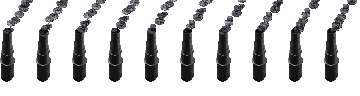
#> input picture mods/cameo/bits/ra/raweapsmoke.png, 360 x 96 px, given in place of zap_native.png, which was not available
$ python bake_d2k_overlay_zap.py ../mods/cameo/bits/ra/raweapsmoke.png
#> lines starting #> are read from the running program, lines starting #| are printed output that depends on the picture; after the words box and inside, x2 and y2 are one past the last pixel; in counts of white or black regions, pixels touching at a corner belong together; pictures that were not available may be replaced by others from this repository, and a replacement may not be noted
from PIL import Image
from PIL.PngImagePlugin import PngInfo
import numpy as np, sys

NATIVE=r"C:\temp\zap_native.png"
OUT=r"C:\Users\Blackrobe\repo\Cameo-mod\mods\cameo\bits\d2k\power_atreides_zaps.png"
N=10; SCALE=1.5
WRITE="--write" in sys.argv

im=Image.open(NATIVE).convert("RGBA"); W,H=im.size; fw=W//N; fh=H
#> further down, im is the input picture: PIL image 360x96 RGBA; mean R, G, B, A 10.6, 10.7, 11.1, 59.4
#> after `W, H = im.size`: W = 360; H = 96
#> after `fw = W // N`: fw = 36
#> after `fh = H`: fh = 96
arr=np.asarray(im).astype(np.int32)
frames=[arr[:, i*fw:(i+1)*fw,:].copy() for i in range(N)]
#> frames = 10 items

# GLOW MASK: keep teal/cyan energy only. Drop tan shell (R-dominant), brown (dark),
# green player-color slots (low blue). Teal = blue prominent + bright + not red-led.
def glowmask(f):
    R,G,B,A=f[:,:,0],f[:,:,1],f[:,:,2],f[:,:,3]
    return (A>0)&(B>R+15)&(G>R)&(B>80)

trimmed=[]; kept=[]
for f in frames:
    m=glowmask(f)
    g=f.copy(); g[~m,3]=0
    trimmed.append(g.astype(np.uint8)); kept.append(int(m.sum()))
#> this loop made 10 passes
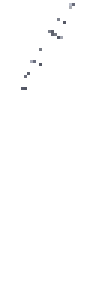
#> g: shape (96, 36, 4) int32 (shown 3 times larger); mean of channels 0, 1, 2, 3 10.4, 10.5, 11, 1.2; transparent parts drawn white
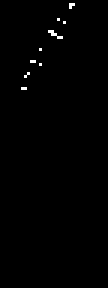
#> m: shape (96, 36) bool (shown 3 times larger); 0.55% white in thin lines or dots, all inside (x1, y1, x2, y2) = (7, 1, 25, 30)
#> after the loop, kept = [22, 22, 24, 20, 25, 24, 20, 19, 16, 19]; trimmed = 10 items
print("kept glow px per frame:", kept)
#| kept glow px per frame: [22, 22, 24, 20, 25, 24, 20, 19, 16, 19]

# uniform 1.5x nearest (same cell/offset as the tuned 7,-2 full-overlay version)
sW,sH=round(fw*SCALE),round(fh*SCALE)
#> sW = 54; sH = 144
scaled=[np.asarray(Image.fromarray(t,"RGBA").resize((sW,sH),Image.NEAREST)) for t in trimmed]
#> scaled = 10 items

def up(a,k): return np.kron(a,np.ones((k,k,1),dtype=a.dtype))
def over(s,bg):
#> called with bg = 150
    base=np.full((sH,sW,3),bg,np.float64); a=s[:,:,3:4]/255.0
    return (s[:,:,:3]*a+base*(1-a)).astype(np.uint8)
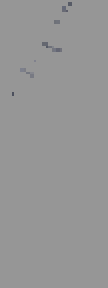
#> returned value: shape (144, 54, 3) (shown 2 times larger); mean of channels 0, 1, 2 149.7, 149.7, 149.8; drawn as R, G, B
def strip(bg):
    ps=[up(over(scaled[i],bg),4) for i in range(5)]  # 5 active frames
#> in over (call 2), `base = np.full((sH, sW, 3), bg, np.float64)`: base: shape (144, 54, 3) float64; every value is 150
#> ps = 5 items
    H2,W2=ps[0].shape[:2]; c=np.full((H2,5*(W2+2),3),bg,np.uint8)
#> after `H2, W2 = ps[0].shape[:2]`: H2 = 576; W2 = 216
#> after `c = np.full((H2, 5 * (W2 + 2), 3), bg, np.uint8)`: c: shape (576, 1090, 3); every value is 150
    for j,p in enumerate(ps): c[:,j*(W2+2):j*(W2+2)+W2]=p
#> this loop made 5 passes
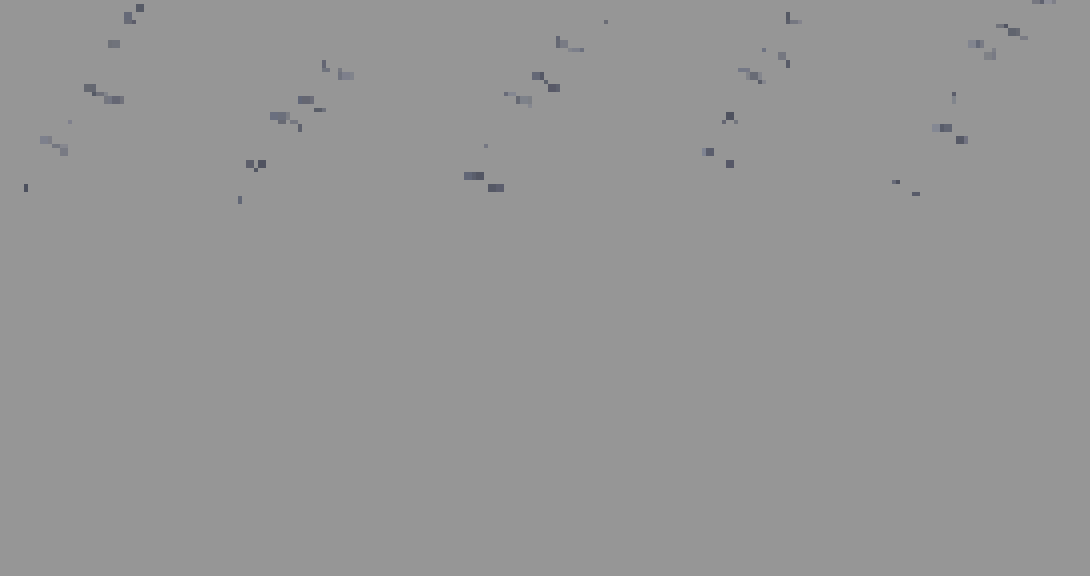
#> c: shape (576, 1090, 3); mean of channels 0, 1, 2 149.7, 149.7, 149.8; drawn as R, G, B
    return c
Image.fromarray(np.vstack([strip(150),strip(60)]),"RGB").save(r"C:\temp\glow_preview.png")
#> call 2 of strip, with bg = 60
#> in over (call 6), `base = np.full((sH, sW, 3), bg, np.float64)`: base: shape (144, 54, 3) float64; every value is 60
#> in up (call 6), `def up(a,k): return np.kron(a,np.ones((k,k,1),dtype=a.dtype))`:
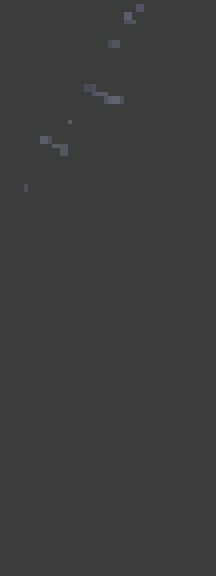
#> returned value: shape (576, 216, 3); mean of channels 0, 1, 2 60.2, 60.2, 60.3; drawn as R, G, B
#> in strip (call 2), `c = np.full((H2, 5 * (W2 + 2), 3), bg, np.uint8)`: c: shape (576, 1090, 3); every value is 60
#> the loop in strip (call 2), `for j,p in enumerate(ps): c[:,j*(W2+2):j*(W2+2)+W2]=p` made 5 passes
#> after the loop in strip (call 2), `for j,p in enumerate(ps): c[:,j*(W2+2):j*(W2+2)+W2]=p`:
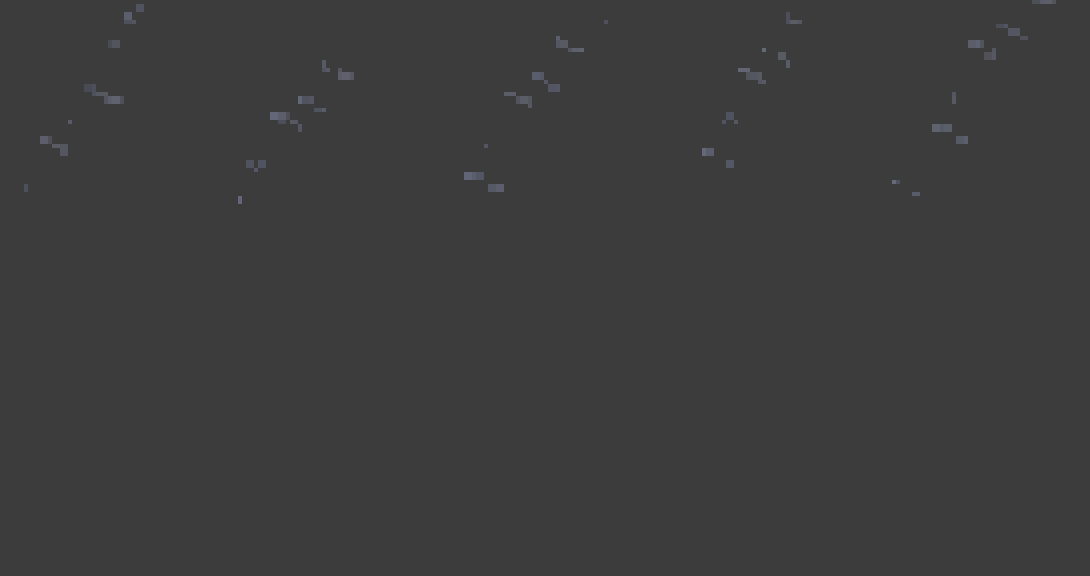
#> c: shape (576, 1090, 3); mean of channels 0, 1, 2 60.2, 60.2, 60.3; drawn as R, G, B
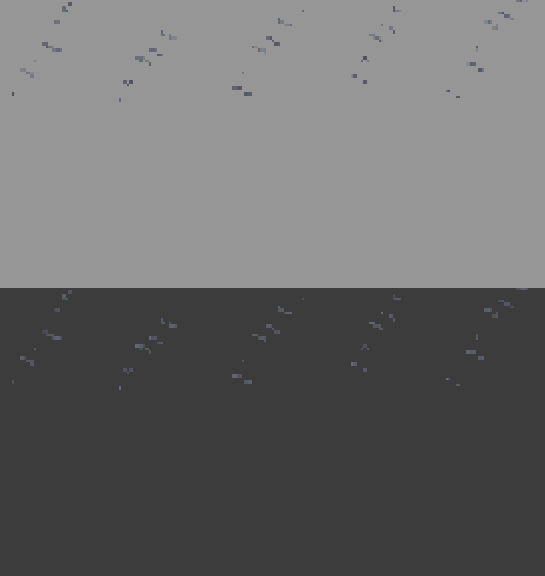
#> saved as glow_preview.png: PIL image 1090x1152 RGB (shown at 1/2 size); mean R, G, B 104.9, 105, 105

if WRITE:
    sheet=np.zeros((sH,sW*N,4),dtype=np.uint8)
    for i,s in enumerate(scaled): sheet[:,i*sW:(i+1)*sW]=s
    meta=PngInfo(); meta.add_text("FrameSize",f"{sW},{sH}"); meta.add_text("FrameAmount",str(N))
    Image.fromarray(sheet,"RGBA").save(OUT,pnginfo=meta)
    print(f"WROTE {OUT} FrameSize={sW},{sH}")
